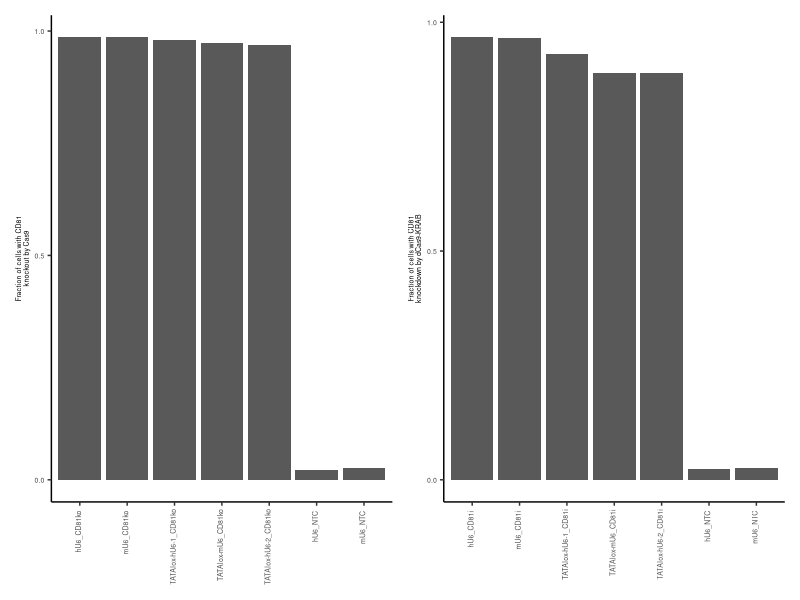

The R source for this figure:
library(patchwork)
library(tidyverse)
library(magrittr)

dC9 <- read.csv("control_vectors_KD_efficiency_06-Mar-2025.wsp FlowJo table.csv") %>%
  subset(., startsWith(X, "pV2TUd"), 
         select = c("X", "Cells.Single.Cells...FSC.Single.Cells...SSC.GFP..CD81....Freq..of.Parent....")) %>%
  set_colnames(., c("smp", "freqNoCD81")) %>%
  mutate(cas = "dCas9-KRAB", smp = str_remove_all(smp, "_anti-CD81-stained.fcs") %>% 
           str_remove_all(., "pV2TUdCtrl"))
wtC9 <- read.csv("control_vectors_KO_efficiency_06-Mar-2025.wsp FlowJo table.csv") %>%
  subset(., startsWith(X, "pV2TUd"), 
         select = c("X", "Cells.Single.Cells...FSC.Single.Cells...SSC.GFP..CD81....Freq..of.Parent....")) %>%
  set_colnames(., c("smp", "freqNoCD81")) %>%
  mutate(cas = "Cas9", 
         smp = str_remove_all(smp, "_anti-CD81-stained.fcs") %>% 
           str_remove_all(., "pV2TUdCtrl"))

promoters <- data.frame(vec = c(2, 4, 5, 7, 9), 
                        desc = c("hU6", "mU6", "TATAlox-mU6",
                                 "TATAlox-hU6-1",
                                 "TATAlox-hU6-2"))

dC9$vec <- dC9$smp %>% strsplit(., split = "_") %>% 
  plyr::laply(., magrittr::extract, i = 1) %>% 
  as.numeric()
dC9$insert <- dC9$smp %>% strsplit(., split = "_") %>% 
  plyr::laply(., magrittr::extract, i = 2)

dC9 <- merge(dC9, promoters)
dC9$smpId <- apply(dC9[, c("desc", "insert")], 1, 
                   function(x) paste0(x[1], "_", x[2]))

dC9$smpId %<>% 
  factor(., levels = c(
    "hU6_CD81i", "mU6_CD81i", 
    "TATAlox-hU6-1_CD81i", "TATAlox-mU6_CD81i", 
    "TATAlox-hU6-2_CD81i", 
    "hU6_NTC", "mU6_NTC"))
dC9$freqNoCD81 %<>% divide_by(., 100)

wtC9$vec <- wtC9$smp %>% strsplit(., split = "_") %>% 
  plyr::laply(., magrittr::extract, i = 1) %>% 
  as.numeric()
wtC9$insert <- wtC9$smp %>% strsplit(., split = "_") %>% 
  plyr::laply(., magrittr::extract, i = 2)

wtC9 <- merge(wtC9, promoters)
wtC9$smpId <- apply(wtC9[, c("desc", "insert")], 1, 
                    function(x) paste0(x[1], "_", x[2]))

wtC9$smpId %<>% 
  factor(., levels = c(
    "hU6_CD81ko", "mU6_CD81ko", 
    "TATAlox-hU6-1_CD81ko", "TATAlox-mU6_CD81ko", 
    "TATAlox-hU6-2_CD81ko", 
    "hU6_NTC", "mU6_NTC"))
wtC9$freqNoCD81 %<>% divide_by(., 100)

p1 <- ggplot(dC9, 
             aes(x = smpId, y = freqNoCD81)) +
  geom_bar(stat = "identity") +
  theme_classic() +
  theme(axis.text.x = element_text(angle = 90, hjust = 0.95, vjust = 0.2)) + 
  xlab(NULL) + ylab("Fraction of cells with CD81\nknockdown by dCas9-KRAB")

p2 <- ggplot(wtC9, 
             aes(x = smpId, y = freqNoCD81)) +
  geom_bar(stat = "identity") +
  theme_classic() +
  theme(axis.text.x = element_text(angle = 90, hjust = 0.95, vjust = 0.2)) + 
  xlab(NULL) + ylab("Fraction of cells with CD81\nknockout by Cas9")

p <- (p2 + 
        theme(axis.text = element_text(size = 5), 
              axis.title = element_text(size = 5)) +
        scale_y_continuous(breaks = c(0, 0.5, 1))) | (p1 + 
  theme(axis.text = element_text(size = 5), 
        axis.title = element_text(size = 5)) +
  scale_y_continuous(breaks = c(0, 0.5, 1)))
ggsave("wtCas9_and_dCas9_CD81_KD_efficiency.pdf", p, width = 3.26, height = 2)
